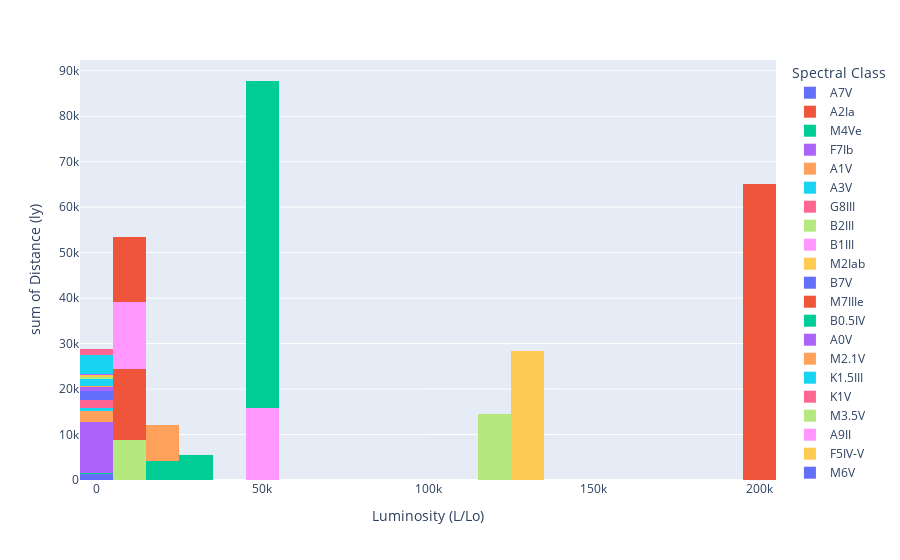

This figure's notebook cell:
### Markdown cell above
## Lets visualize it through bar histogram.

### Code cell
#nly for 1 variable
fig3=px.histogram(df, x='Luminosity (L/Lo)', y='Distance (ly)', color='Spectral Class')
fig3.show()
